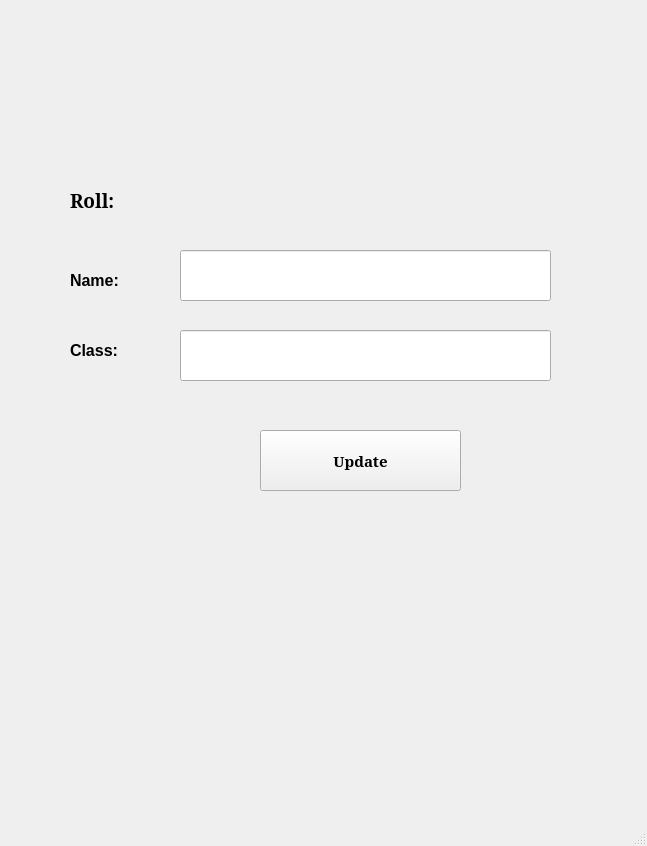
<?xml version="1.0" encoding="UTF-8"?>
<ui version="4.0">
 <class>updatepage</class>
 <widget class="QMainWindow" name="updatepage">
  <property name="geometry">
   <rect>
    <x>0</x>
    <y>0</y>
    <width>647</width>
    <height>846</height>
   </rect>
  </property>
  <property name="windowTitle">
   <string>MainWindow</string>
  </property>
  <widget class="QWidget" name="centralwidget">
   <widget class="QLabel" name="roll">
    <property name="geometry">
     <rect>
      <x>70</x>
      <y>180</y>
      <width>151</width>
      <height>41</height>
     </rect>
    </property>
    <property name="font">
     <font>
      <family>MS Serif</family>
      <pointsize>14</pointsize>
      <weight>75</weight>
      <bold>true</bold>
     </font>
    </property>
    <property name="text">
     <string>Roll:</string>
    </property>
   </widget>
   <widget class="QLineEdit" name="nametext">
    <property name="geometry">
     <rect>
      <x>180</x>
      <y>250</y>
      <width>371</width>
      <height>51</height>
     </rect>
    </property>
    <property name="font">
     <font>
      <pointsize>14</pointsize>
      <weight>75</weight>
      <bold>true</bold>
     </font>
    </property>
   </widget>
   <widget class="QLabel" name="class_2">
    <property name="geometry">
     <rect>
      <x>70</x>
      <y>330</y>
      <width>151</width>
      <height>41</height>
     </rect>
    </property>
    <property name="font">
     <font>
      <pointsize>12</pointsize>
      <weight>75</weight>
      <bold>true</bold>
     </font>
    </property>
    <property name="text">
     <string>Class:</string>
    </property>
   </widget>
   <widget class="QLabel" name="name">
    <property name="geometry">
     <rect>
      <x>70</x>
      <y>260</y>
      <width>151</width>
      <height>41</height>
     </rect>
    </property>
    <property name="font">
     <font>
      <pointsize>12</pointsize>
      <weight>75</weight>
      <bold>true</bold>
     </font>
    </property>
    <property name="text">
     <string>Name:</string>
    </property>
   </widget>
   <widget class="QLineEdit" name="classtext">
    <property name="geometry">
     <rect>
      <x>180</x>
      <y>330</y>
      <width>371</width>
      <height>51</height>
     </rect>
    </property>
    <property name="font">
     <font>
      <pointsize>14</pointsize>
      <weight>75</weight>
      <bold>true</bold>
     </font>
    </property>
   </widget>
   <widget class="QPushButton" name="updtext">
    <property name="geometry">
     <rect>
      <x>260</x>
      <y>430</y>
      <width>201</width>
      <height>61</height>
     </rect>
    </property>
    <property name="font">
     <font>
      <family>MS Serif</family>
      <pointsize>11</pointsize>
      <weight>75</weight>
      <bold>true</bold>
     </font>
    </property>
    <property name="text">
     <string>Update</string>
    </property>
   </widget>
   <widget class="QLabel" name="showroll">
    <property name="geometry">
     <rect>
      <x>180</x>
      <y>180</y>
      <width>221</width>
      <height>41</height>
     </rect>
    </property>
    <property name="font">
     <font>
      <pointsize>14</pointsize>
      <weight>75</weight>
      <bold>true</bold>
     </font>
    </property>
    <property name="text">
     <string/>
    </property>
   </widget>
  </widget>
  <widget class="QMenuBar" name="menubar">
   <property name="geometry">
    <rect>
     <x>0</x>
     <y>0</y>
     <width>647</width>
     <height>27</height>
    </rect>
   </property>
  </widget>
  <widget class="QStatusBar" name="statusbar"/>
 </widget>
 <resources/>
 <connections/>
</ui>
